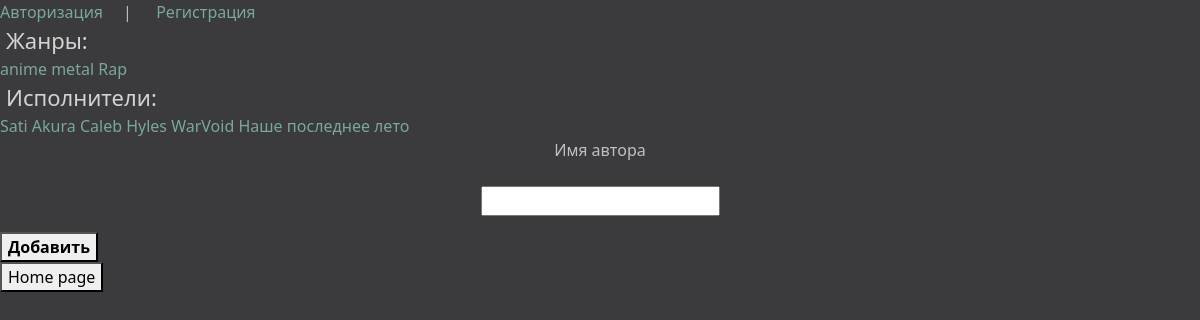
The app's page /songs/addAuthor/ with its own data.
### funfacts/models.py (models this page shows, shortened)
class Category(models.Model):
	name = models.CharField(max_length = 255, db_index = True)
	slug = models.SlugField(max_length=255, db_index = True, null = True)
	def get_absolute_url(self):
		return reverse('category', kwargs={'cat_slug': self.slug})

class Author(models.Model):
	name = models.CharField(max_length = 255)
	slug= models.SlugField(max_length=255,db_index = True, unique = True)
	def get_absolute_url(self):
		return reverse('author', kwargs={'author_slug': self.slug})

### funfacts/views.py (the view)
# urls.py: path('songs/addAuthor/', views.addAuthor.as_view(), name = 'addAuthor'),
class addAuthor(DataMixin, CreateView):
	form_class = AddAuthorForm
	template_name = 'funfacts/add_author.html'
	success_url = reverse_lazy('home')
	def get_context_data(self,*,object_list = None, **kwargs):
		context = super().get_context_data(**kwargs)
		c_def = self.get_user_context(title = 'Добавить автора')
		return dict(list(context.items())+list(c_def.items()))

### funfacts/forms.py
class AddAuthorForm(forms.ModelForm):
	name = forms.CharField(label = "Имя автора")
	class Meta:
		model = Author
		fields = ['name',]
	def __init__(self,*args,**kwargs):
		super().__init__(*args, **kwargs)

### funfacts/templatetags/funfacts_tags.py (called while the page is built)
@register.inclusion_tag('funfacts/list_authors.html')
def show_authors(sort=None, author_selected=0, category_selected=0):
	if not sort:
		authors = Author.objects.all()
		category = Category.objects.all()
	else:
		authors = Author.objects.order_by(sort)
		category = Category.objects.order_by(sort)
	return {"authors":authors, "author_selected":author_selected, "cats":category, "category_selected":category_selected}

### funfacts/utils.py (called while the page is built)
	def get_user_context(self, **kwargs):
		context = kwargs
		author = Author.objects.all()
		cats = Category.objects.all()
		context['author']=author
		context['cats'] = cats
		if 'author_selected' not in context:
			context['author_selected']=0
		elif 'category_selected' not in context:
			context['category_selected'] = 0
		return context

### funfacts/templates/funfacts/add_author.html (shortened to what this page needs)
{%extends 'funfacts/base.html'%}
{%block content%}
<form  method = 'post'>
<div class="registration">
	{%for f in form%}
<p align="center"><label class = 'form-label' for = "{{ f.id_for_label}}">{{f.label}}</p><p align="center"></label>{{f}}</p>
	{%endfor%}
		<button type="submit" class="user"> <b>Добавить</b></button>
</form></div>
{%endblock%}

### funfacts/templates/funfacts/list_authors.html
<nav class="side_text">Жанры:</nav>
{%for cat in cats%}
{%if cat.pk == category_selected%}
<a  id = 'aub' href="{{cat.get_absolute_url}}">{{cat.name}} g</a>
{%elif cat.pk <= category_selected|add:2 and cat.pk >= category_selected|add:-2 %}
<a href="{{cat.get_absolute_url}}" class="authors">{{cat.name}}</a>
{%elif category_selected == 0 and cat.pk <= 4 %}
<a href="{{cat.get_absolute_url}}" class="authors">{{cat.name}}</a>
	{%endif%}
{%endfor%}
<nav class="side_text">Исполнители: </nav>
{%for author in authors%}
{%if author.pk == author_selected%}
<a  id = 'aub' href="{{author.get_absolute_url}}">{{author.name}}</a>
{%elif author.pk <= author_selected|add:2 and author.pk >= author_selected|add:-2 %}
<a href="{{author.get_absolute_url}}" class="authors">{{author.name}}</a>
{%elif author_selected == 0 and author.pk <= 4 %}
<a href="{{author.get_absolute_url}}" class="authors">{{author.name}}</a>
	{%endif%}
{%endfor%}

### funfacts/static/funfacts/css/styles.css (style rules this page uses)
body { background: #3B3A3D; color: #C0C0C0; }
a { transition: all 1s; text-decoration: none; color: #7AA899; }
.side_text { font-size: 22px; padding-left: 6px; color: lightgray; }

### records on screen
Category: name "anime"
Category: name "metal"
Category: name "Rap"
Author: name "Sati Akura"
Author: name "Caleb Hyles"
Author: name "WarVoid"
Author: name "Наше последнее лето"

### other values on screen
{{ f.label }} "Имя автора"
